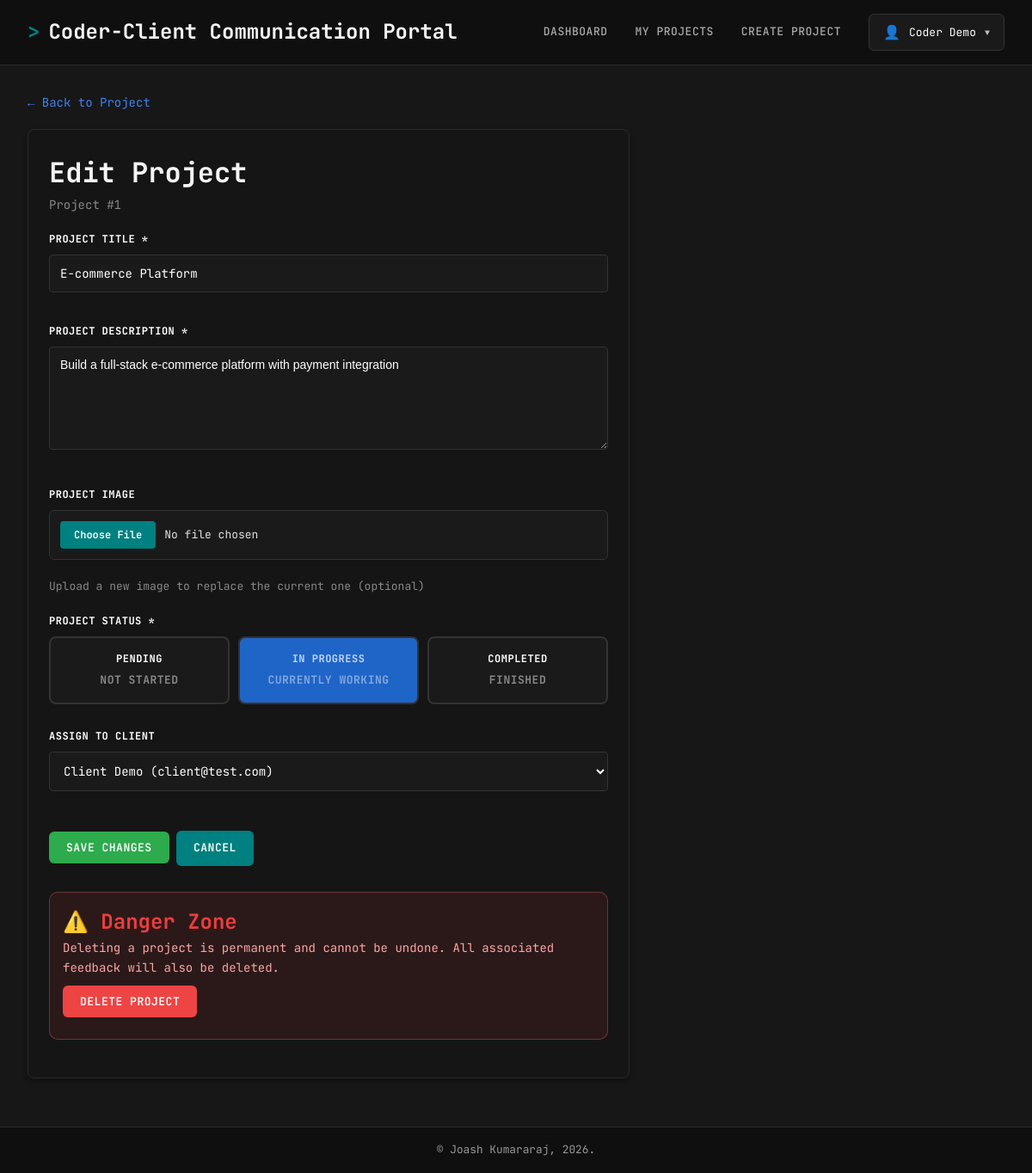
Page /projects/edit?id=1 (signed in) on the earlier database version.
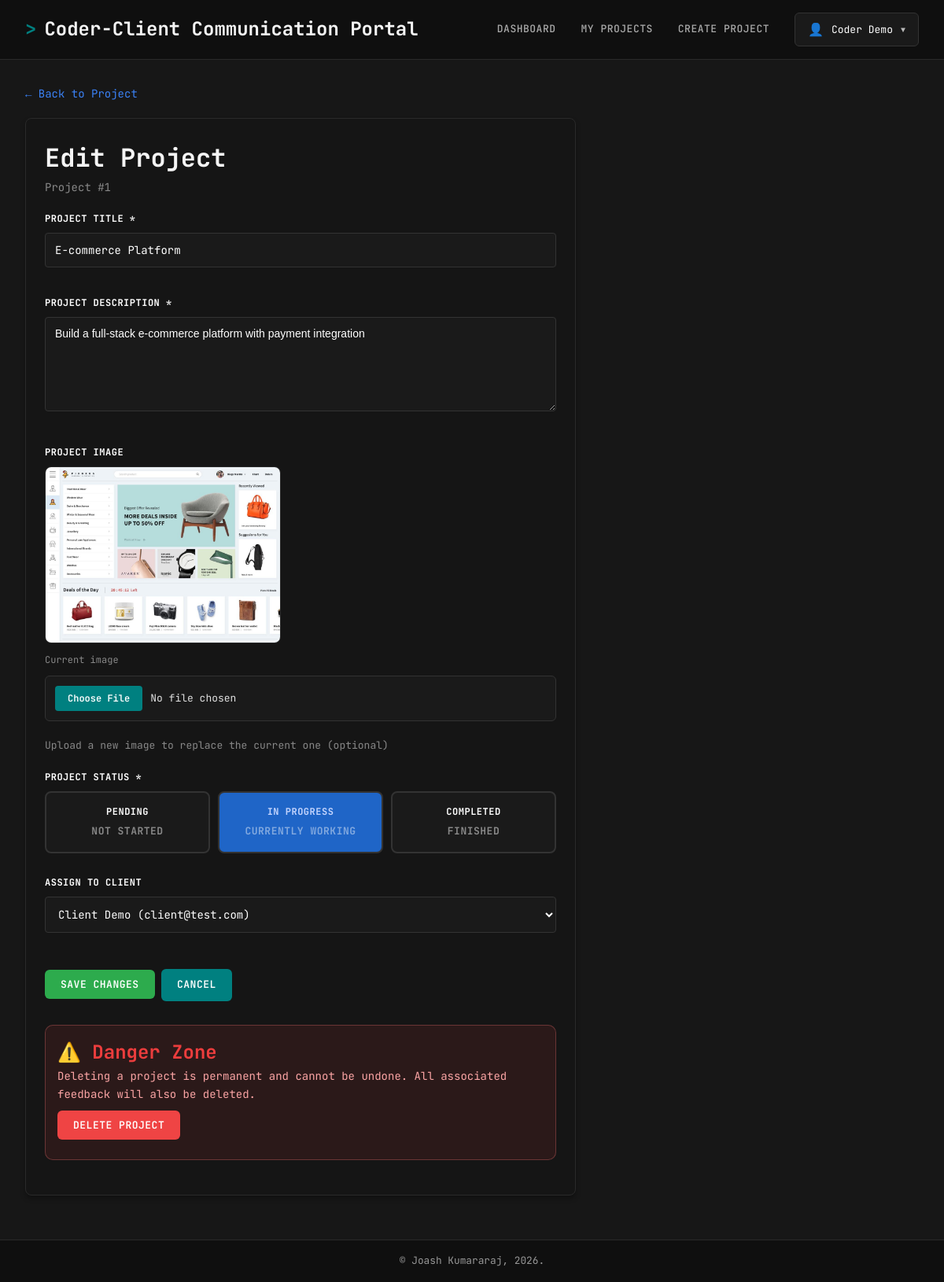
Same page on the later database version.
### tables this page shows
CREATE TABLE IF NOT EXISTS
    projects (
        project_id INT AUTO_INCREMENT PRIMARY KEY,
        title VARCHAR(50) NOT NULL,
        description VARCHAR(1000) NOT NULL,
        image VARCHAR(255) DEFAULT NULL,
        status INT NOT NULL,
        coder_id INT NOT NULL,
        client_id INT,
        CONSTRAINT fk_projects_coder FOREIGN KEY (coder_id) REFERENCES users (user_id),
        CONSTRAINT fk_projects_client FOREIGN KEY (client_id) REFERENCES users (user_id)
    );

CREATE TABLE IF NOT EXISTS
    users (
        user_id INT AUTO_INCREMENT PRIMARY KEY,
        name VARCHAR(255) NOT NULL,
        email VARCHAR(255) UNIQUE NOT NULL,
        password VARCHAR(255) NOT NULL,
        role_id INT NOT NULL,
        CONSTRAINT fk_users_roles FOREIGN KEY (role_id) REFERENCES ROLES (role_id)
    );

### projects/edit.php (the view, shortened to what this page needs)
<?php
$user = getCurrentUser();
require_once './config/db.php';
$projectId = $_GET['id'] ?? null;
$stmt = $db->prepare("
    SELECT * FROM projects
    WHERE project_id = :project_id AND coder_id = :coder_id
");
$stmt->execute([
    'project_id' => $projectId,
    'coder_id' => $user['user_id']
]);
$project = $stmt->fetch(PDO::FETCH_OBJ);
$stmt = $db->prepare("
    SELECT user_id, name, email
    FROM users
    WHERE role_id = (SELECT role_id FROM roles WHERE role_name = 'client')
    ORDER BY name ASC
");
$stmt->execute();
$clients = $stmt->fetchAll(PDO::FETCH_OBJ);
require_once './includes/header.php';
?>
<a href="<?= BASE_URL; ?>/projects/detail?id=<?= $projectId; ?>" class="back-link">← Back to Project</a>
<div class="card form-container">
    <h2>Edit Project</h2>
    <p style="color: #888; margin-bottom: 20px;">Project #<?= $projectId; ?>
    </p>
    <form method="POST" action="" enctype="multipart/form-data">
        <div class="form-group">
            <label for="title">Project Title *</label>
            <input type="text" id="title" name="title"
                value="<?= htmlspecialchars($_POST['title'] ?? $project->title); ?>">
        </div>
        <div class="form-group">
            <label for="description">Project Description *</label>
            <textarea id="description"
                name="description"><?= htmlspecialchars($_POST['description'] ?? $project->description); ?></textarea>
        </div>
        <div class="form-group">
            <label for="image">Project Image</label>
            <?php if ($project->image): ?>
                <div style="margin-bottom: 10px;">
                    <img src="<?= BASE_URL; ?>/uploads/projects/<?= htmlspecialchars($project->image); ?>"
                        alt="Current project image"
                        style="max-width: 300px; border-radius: 8px; border: 1px solid var(--color-border);">
                    <p style="color: var(--color-text-dim); font-size: 12px; margin-top: 5px">Current image</p>
                </div>
            <?php endif ?>
            <input type="file" id="image" name="image" accept="image/*">
            <small>Upload a new image to replace the current one (optional)</small>
        </div>
        <div class="form-group">
            <label>Project Status *</label>
            <div class="status-options">
                <div class="status-option">
                    <label for="status_pending">
                        <strong>Pending</strong>
                        <br><small>Not started</small>
                    </label>
                </div>
                <div class="status-option">
                    <label for="status_progress">
                        <strong>In Progress</strong>
                        <br><small>Currently working</small>
                    </label>
                </div>
                <div class="status-option">
                    <label for="status_completed">
                        <strong>Completed</strong>
                        <br><small>Finished</small>
                    </label>
                </div>
            </div>
        </div>
        <div class="form-group">
            <label for="client_id">Assign to Client</label>
            <select id="client_id" name="client_id">
                <?php foreach ($clients as $client): ?>
                    <option value="<?= $client->user_id; ?>" <?php
                      $selectedClient = $_POST['client_id'] ?? $project->client_id;
                      echo ($selectedClient == $client->user_id) ? 'selected' : '';
                      ?>>
                        <?= htmlspecialchars($client->name); ?>
                        (<?= htmlspecialchars($client->email); ?>)
                    </option>
                <?php endforeach; ?>
            </select>
        </div>
        <div class="form-actions">
            <button type="submit" class="btn btn-success">Save Changes</button>
            <a href="<?= BASE_URL; ?>/projects/detail?id=<?= $projectId; ?>" class="btn">Cancel</a>
        </div>
    </form>
    <div class="danger-zone errors">
        <h3>⚠️ Danger Zone</h3>
        <p>
            Deleting a project is permanent and cannot be undone. All associated feedback will also be deleted.
        </p>
        <button
            onclick="if(confirm('Are you sure you want to delete this project? This cannot be undone!')) { window.location.href='<?= BASE_URL; ?>/projects/delete?id=<?= $projectId; ?>'; }"
            class="btn btn-danger">
            Delete Project
        </button>
    </div>
</div>
<?php require_once './includes/footer.php'; ?>

Differences in the rows shown:
changed projects "E-commerce Platform": image: picture added
Other differences:
text now shown: "Current image"
